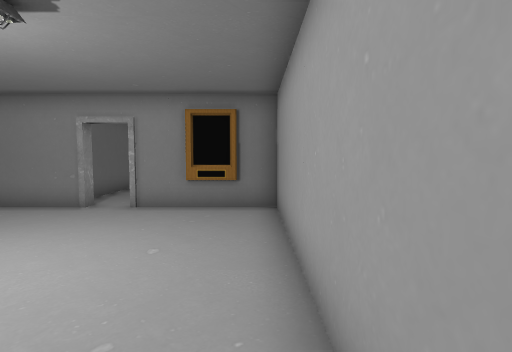
View 1 (above)

18 first-person views from a walk through a scene from a Unity 3-D project. The camera is 1.5 m above the floor, tilts 4° down and sees 80° across. Doors are open. The floor is counted in squares, 1 m on a side. Each view is taken from the middle of a square. On the plan, view 1 faces up. The plan holds only what a view shows up to about 15 squares ahead; the rest is blank. The place goes on beyond the plan. The player character is not drawn. Some surface patterns are stand-ins.

View 2
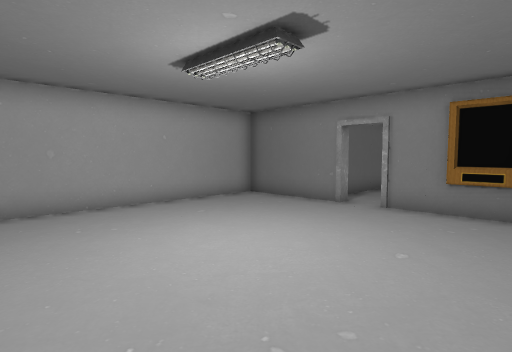

View 3
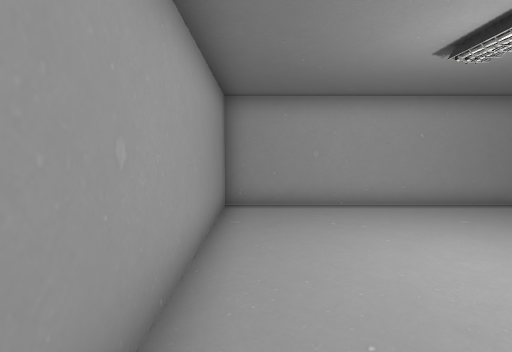

View 4
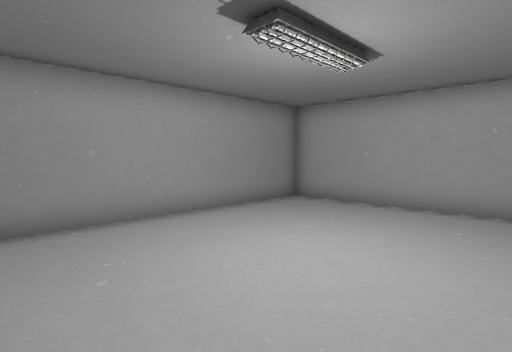

View 5
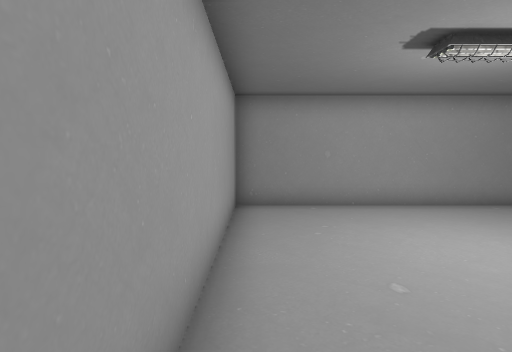

View 6
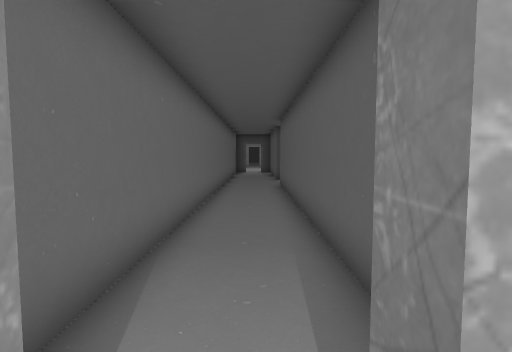

View 7
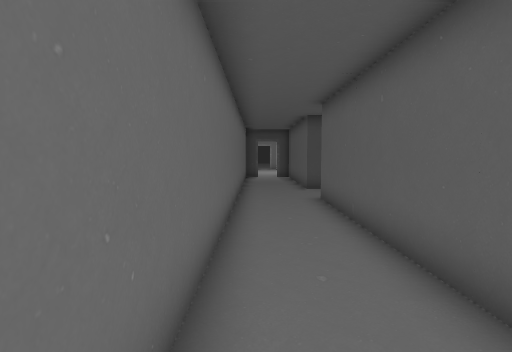

View 8
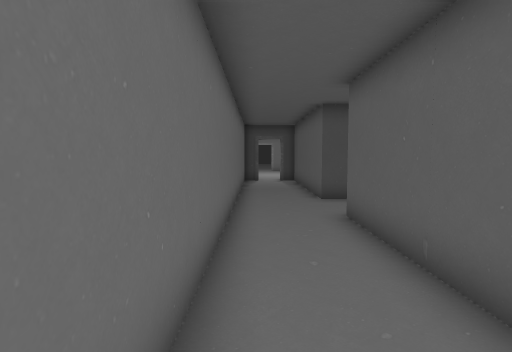

View 9
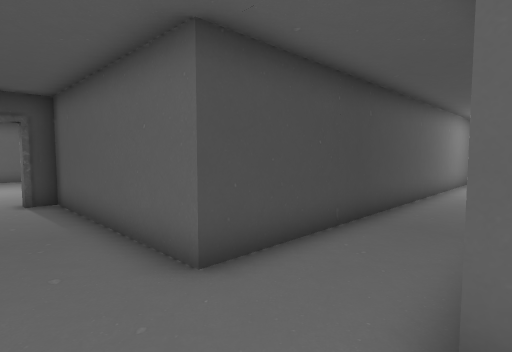

View 10
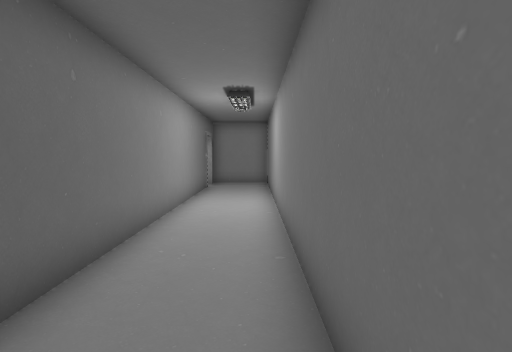

View 11
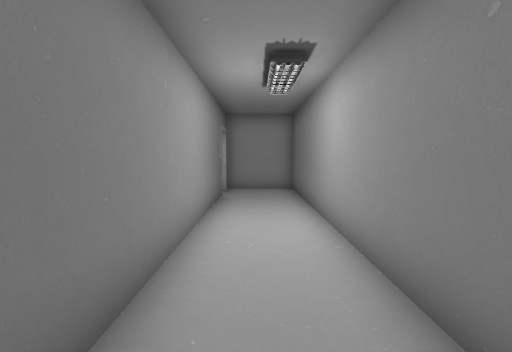

View 12
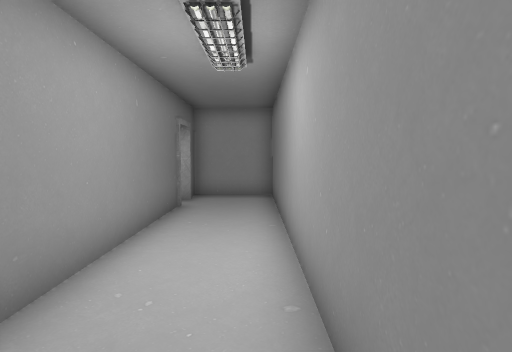

View 13
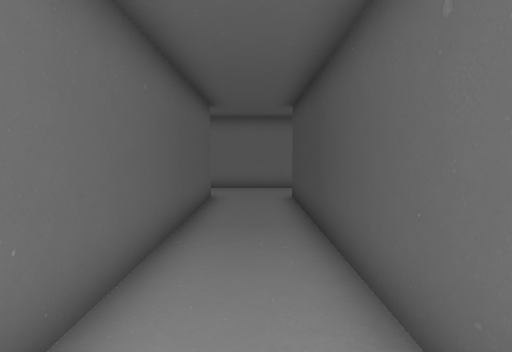

View 14
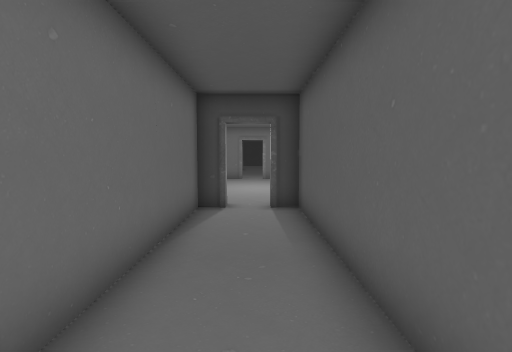

View 15
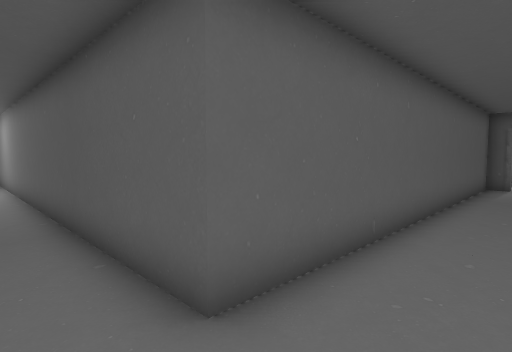

View 16
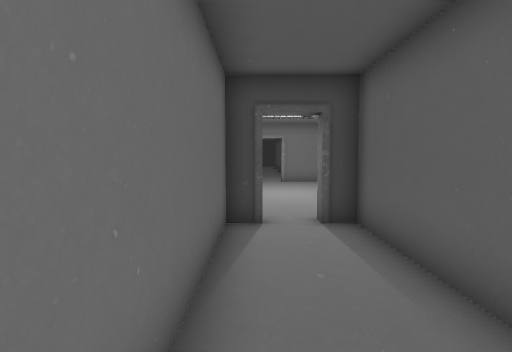

View 17
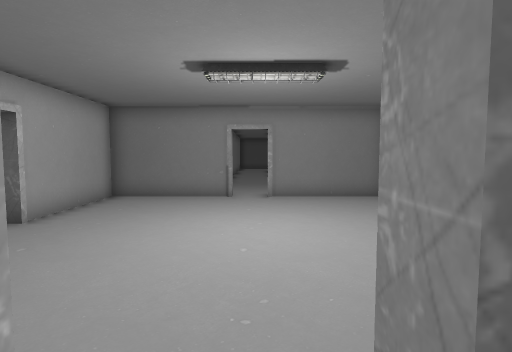

View 18
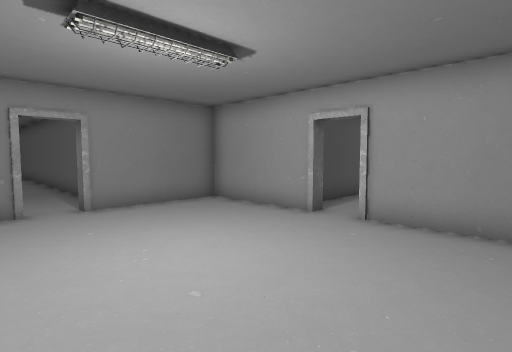

### Floor plan
Points are (right, up) in squares from view 1. A wall is a line through its corners. A room is listed if a view was taken in it or the views show most of it. See-through windows are left out.
Room 1 (views 1, 2, 3, 4, 5, 6)
walls: (-4.9, 8.7) (-9, 8.7) (-9, -0.9) (0.6, -0.9) (0.6, 8.7) (-3.6, 8.7)
ways out: open door at (-4, 9) to room 2
Room 2 (views 7, 8, 9, 10, 11, 12, 13, 14, 15, 16, 17)
walls: (-4.9, 33.6) (-5.7, 33.6) (-5.7, 10); (16, 26.3) (-2.8, 26.3) (-2.8, 33.6); (-2.8, 9) (-2.8, 23.4) (18.3, 23.4) (18.3, 26.3) (17.2, 26.3)
ways out: open door at (-4, 9) to room 1; open door at (-4, 34) to room 3; open door at (16.5, 26)
Room 3 (view 18)
walls: (0.6, 39.6) (0.6, 43.9) (-3.6, 43.9); (-4.8, 43.9) (-9.2, 43.9) (-9.2, 39.6); (0.6, 35.5) (0.6, 38.4)
ways out: open door at (-4, 34) to room 2; open door at (-9, 39); open door at (-4.5, 44); open door at (1, 39)

Where each view was taken, in squares from view 1:
view 1: 0 up, 0 right, facing up
view 2: 0 up, 0 right, facing up-left
view 3: 0 up, 0 right, facing left
view 4: 6 up, 0 right, facing down-left
view 5: 8 up, 0 right, facing down
view 6: 8 up, 4 left, facing up
view 7: 13 up, 5 left, facing up
view 8: 16 up, 5 left, facing up
view 9: 23 up, 5 left, facing up-right
view 10: 24 up, 2 right, facing right
view 11: 25 up, 5 right, facing right
view 12: 24 up, 7 right, facing right
view 13: 25 up, 8 right, facing left
view 14: 25 up, 4 left, facing up
view 15: 25 up, 5 left, facing down-right
view 16: 27 up, 5 left, facing up
view 17: 33 up, 4 left, facing up
view 18: 35 up, 6 left, facing up-right
